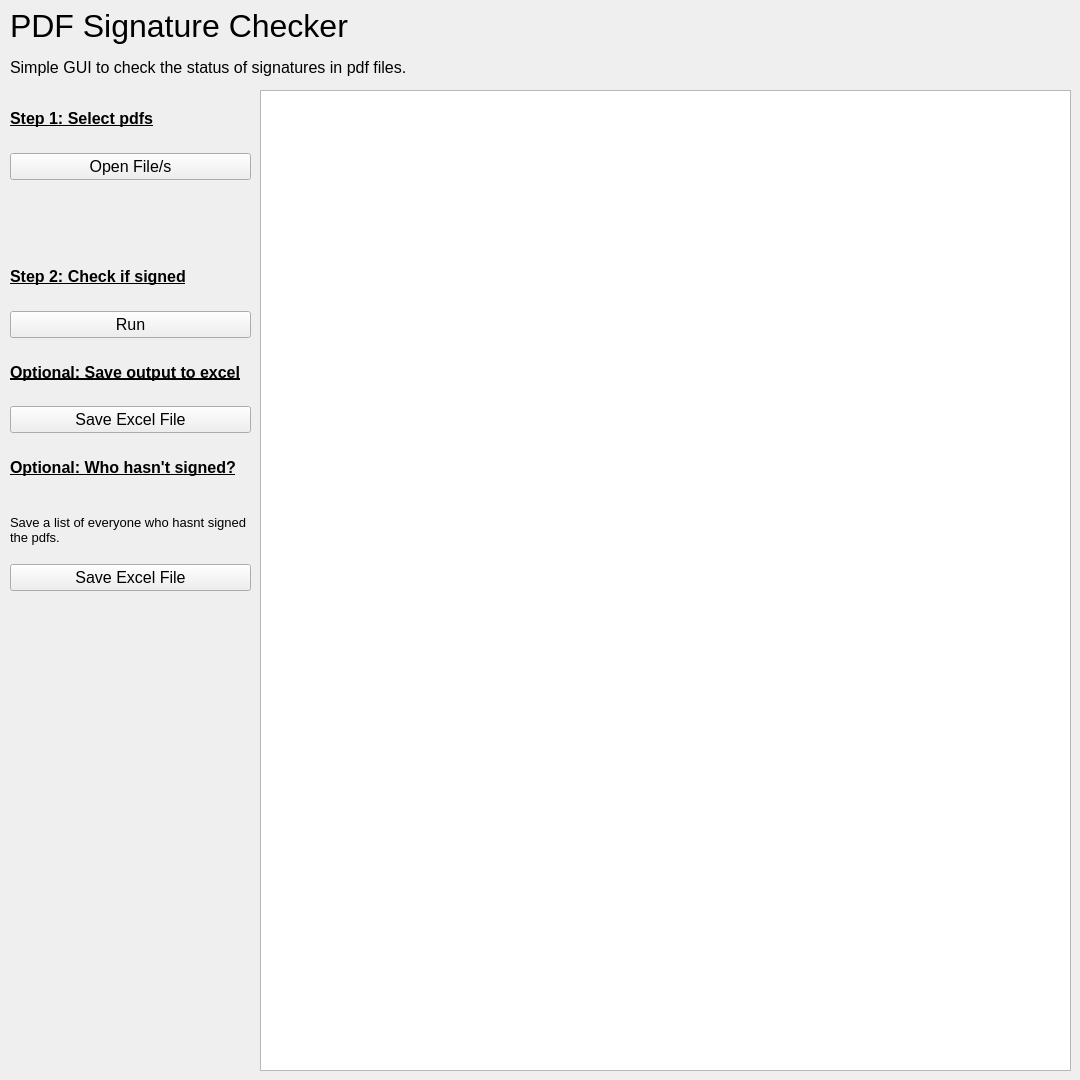
<?xml version="1.0" encoding="UTF-8"?>
<ui version="4.0">
 <class>PSC_GUI</class>
 <widget class="QMainWindow" name="PSC_GUI">
  <property name="geometry">
   <rect>
    <x>0</x>
    <y>0</y>
    <width>1080</width>
    <height>1080</height>
   </rect>
  </property>
  <property name="sizePolicy">
   <sizepolicy hsizetype="Expanding" vsizetype="Fixed">
    <horstretch>0</horstretch>
    <verstretch>0</verstretch>
   </sizepolicy>
  </property>
  <property name="maximumSize">
   <size>
    <width>1080</width>
    <height>1080</height>
   </size>
  </property>
  <property name="windowTitle">
   <string>PDF Signature Checker</string>
  </property>
  <widget class="QWidget" name="centralwidget">
   <property name="sizePolicy">
    <sizepolicy hsizetype="Expanding" vsizetype="Fixed">
     <horstretch>0</horstretch>
     <verstretch>0</verstretch>
    </sizepolicy>
   </property>
   <widget class="QWidget" name="verticalLayoutWidget">
    <property name="geometry">
     <rect>
      <x>10</x>
      <y>90</y>
      <width>241</width>
      <height>501</height>
     </rect>
    </property>
    <layout class="QVBoxLayout" name="verticalLayout">
     <property name="sizeConstraint">
      <enum>QLayout::SetNoConstraint</enum>
     </property>
     <item>
      <widget class="QLabel" name="step_1">
       <property name="font">
        <font>
         <family>Arial</family>
         <pointsize>12</pointsize>
         <weight>75</weight>
         <bold>true</bold>
         <underline>true</underline>
        </font>
       </property>
       <property name="text">
        <string>Step 1: Select pdfs</string>
       </property>
      </widget>
     </item>
     <item>
      <widget class="QPushButton" name="open_file_button">
       <property name="font">
        <font>
         <family>Arial</family>
         <pointsize>12</pointsize>
        </font>
       </property>
       <property name="text">
        <string>Open File/s</string>
       </property>
      </widget>
     </item>
     <item>
      <widget class="QLabel" name="file_confirm">
       <property name="font">
        <font>
         <family>Arial</family>
         <pointsize>12</pointsize>
        </font>
       </property>
       <property name="text">
        <string/>
       </property>
      </widget>
     </item>
     <item>
      <widget class="QLabel" name="step_2">
       <property name="font">
        <font>
         <family>Arial</family>
         <pointsize>12</pointsize>
         <weight>75</weight>
         <bold>true</bold>
         <underline>true</underline>
        </font>
       </property>
       <property name="text">
        <string>Step 2: Check if signed</string>
       </property>
      </widget>
     </item>
     <item>
      <layout class="QHBoxLayout" name="horizontalLayout_2">
       <property name="spacing">
        <number>0</number>
       </property>
       <property name="sizeConstraint">
        <enum>QLayout::SetDefaultConstraint</enum>
       </property>
       <item>
        <widget class="QPushButton" name="run_button">
         <property name="font">
          <font>
           <family>Arial</family>
           <pointsize>12</pointsize>
          </font>
         </property>
         <property name="text">
          <string>Run</string>
         </property>
        </widget>
       </item>
      </layout>
     </item>
     <item>
      <widget class="QLabel" name="step_3">
       <property name="font">
        <font>
         <family>Arial</family>
         <pointsize>12</pointsize>
         <weight>75</weight>
         <bold>true</bold>
         <underline>true</underline>
        </font>
       </property>
       <property name="text">
        <string>Optional: Save output to excel</string>
       </property>
      </widget>
     </item>
     <item>
      <widget class="QPushButton" name="save_button">
       <property name="font">
        <font>
         <family>Arial</family>
         <pointsize>12</pointsize>
        </font>
       </property>
       <property name="text">
        <string>Save Excel File</string>
       </property>
      </widget>
     </item>
     <item>
      <widget class="QLabel" name="step_4">
       <property name="font">
        <font>
         <family>Arial</family>
         <pointsize>12</pointsize>
         <weight>75</weight>
         <bold>true</bold>
         <underline>true</underline>
        </font>
       </property>
       <property name="text">
        <string>Optional: Who hasn't signed?</string>
       </property>
      </widget>
     </item>
     <item>
      <widget class="QLabel" name="step_5">
       <property name="font">
        <font>
         <family>Arial</family>
         <pointsize>10</pointsize>
         <weight>50</weight>
         <bold>false</bold>
         <underline>false</underline>
        </font>
       </property>
       <property name="acceptDrops">
        <bool>false</bool>
       </property>
       <property name="text">
        <string>Save a list of everyone who hasnt signed the pdfs.</string>
       </property>
       <property name="wordWrap">
        <bool>true</bool>
       </property>
      </widget>
     </item>
     <item>
      <widget class="QPushButton" name="save_who_button">
       <property name="font">
        <font>
         <family>Arial</family>
         <pointsize>12</pointsize>
        </font>
       </property>
       <property name="text">
        <string>Save Excel File</string>
       </property>
      </widget>
     </item>
    </layout>
   </widget>
   <widget class="QTableView" name="pandas_table">
    <property name="geometry">
     <rect>
      <x>260</x>
      <y>90</y>
      <width>811</width>
      <height>981</height>
     </rect>
    </property>
    <property name="sortingEnabled">
     <bool>true</bool>
    </property>
    <attribute name="horizontalHeaderShowSortIndicator" stdset="0">
     <bool>false</bool>
    </attribute>
    <attribute name="verticalHeaderShowSortIndicator" stdset="0">
     <bool>false</bool>
    </attribute>
   </widget>
   <widget class="QLabel" name="tile">
    <property name="geometry">
     <rect>
      <x>10</x>
      <y>0</y>
      <width>402</width>
      <height>51</height>
     </rect>
    </property>
    <property name="font">
     <font>
      <pointsize>24</pointsize>
      <weight>50</weight>
      <italic>false</italic>
      <bold>false</bold>
     </font>
    </property>
    <property name="text">
     <string>PDF Signature Checker</string>
    </property>
    <property name="alignment">
     <set>Qt::AlignLeading|Qt::AlignLeft|Qt::AlignVCenter</set>
    </property>
   </widget>
   <widget class="QLabel" name="description">
    <property name="geometry">
     <rect>
      <x>10</x>
      <y>47</y>
      <width>402</width>
      <height>41</height>
     </rect>
    </property>
    <property name="font">
     <font>
      <family>Arial</family>
      <pointsize>12</pointsize>
     </font>
    </property>
    <property name="text">
     <string>Simple GUI to check the status of signatures in pdf files.</string>
    </property>
   </widget>
  </widget>
 </widget>
 <resources/>
 <connections/>
</ui>
